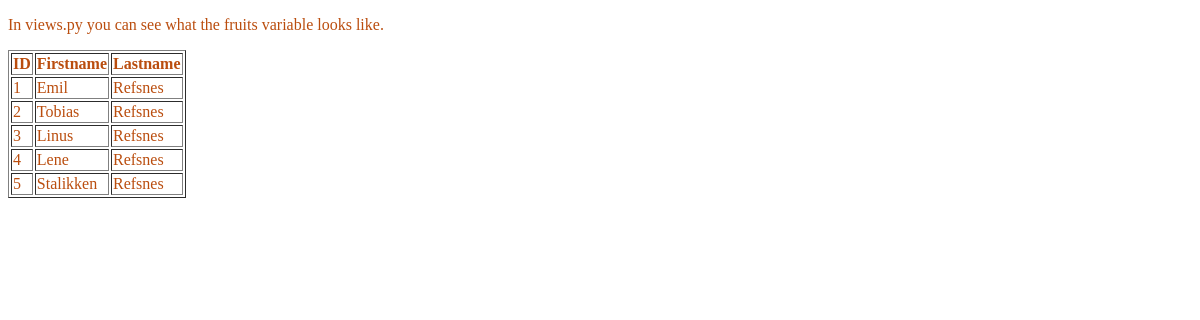
Page /testing/ on the earlier database version.
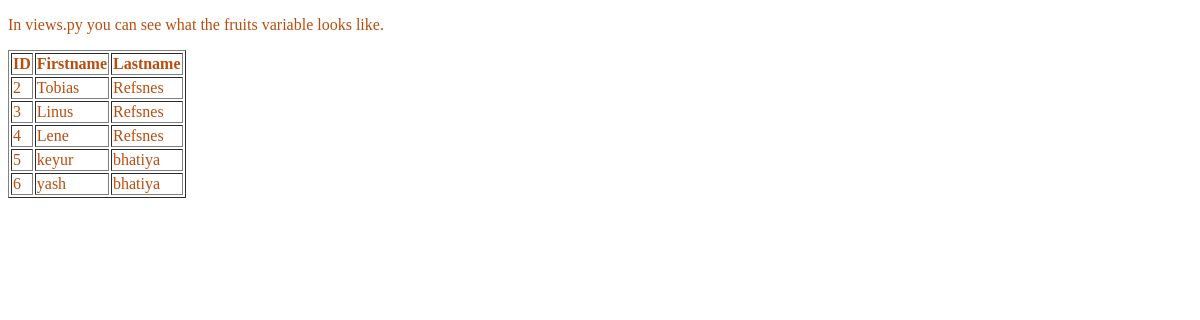
Same page on the later database version.
### members/models.py (models this page shows, shortened)
class Member(models.Model):
  firstname = models.CharField(max_length=255)
  lastname = models.CharField(max_length=255)
  phone = models.IntegerField(null=True)
  joined_date = models.DateField(null=True)

### members/views.py (the view)
# urls.py: path('testing/', views.testing, name='testing'),
def testing(request):
  mydata = Member.objects.all().values()
  template = loader.get_template('template.html')
  context = {
    'mymembers': mydata,
  }
  return HttpResponse(template.render(context, request))

### members/templates/template.html (shortened to what this page needs)
{% load static %}
<!DOCTYPE html>
<html>
  <link rel="stylesheet" href="{% static 'myglobal.css' %}">
<body>
  <p>In views.py you can see what the fruits variable looks like.</p>
  <table border='1'>
    <tr>
      <th>ID</th>
      <th>Firstname</th>
      <th>Lastname</th>
    </tr>
    {% for x in mymembers %}
    <tr>
      <td>{{ x.id }}</td>
      <td>{{ x.firstname }}</td>
      <td>{{ x.lastname }}</td>
    </tr>
    {% endfor %}
  </table>
</body>
</html>

Differences in the rows shown:
removed Member: id "1", firstname "Emil", lastname "Refsnes"
changed Member id 5: firstname "Stalikken" → "keyur"; lastname "Refsnes" → "bhatiya"
added Member: id "6", firstname "yash", lastname "bhatiya"
